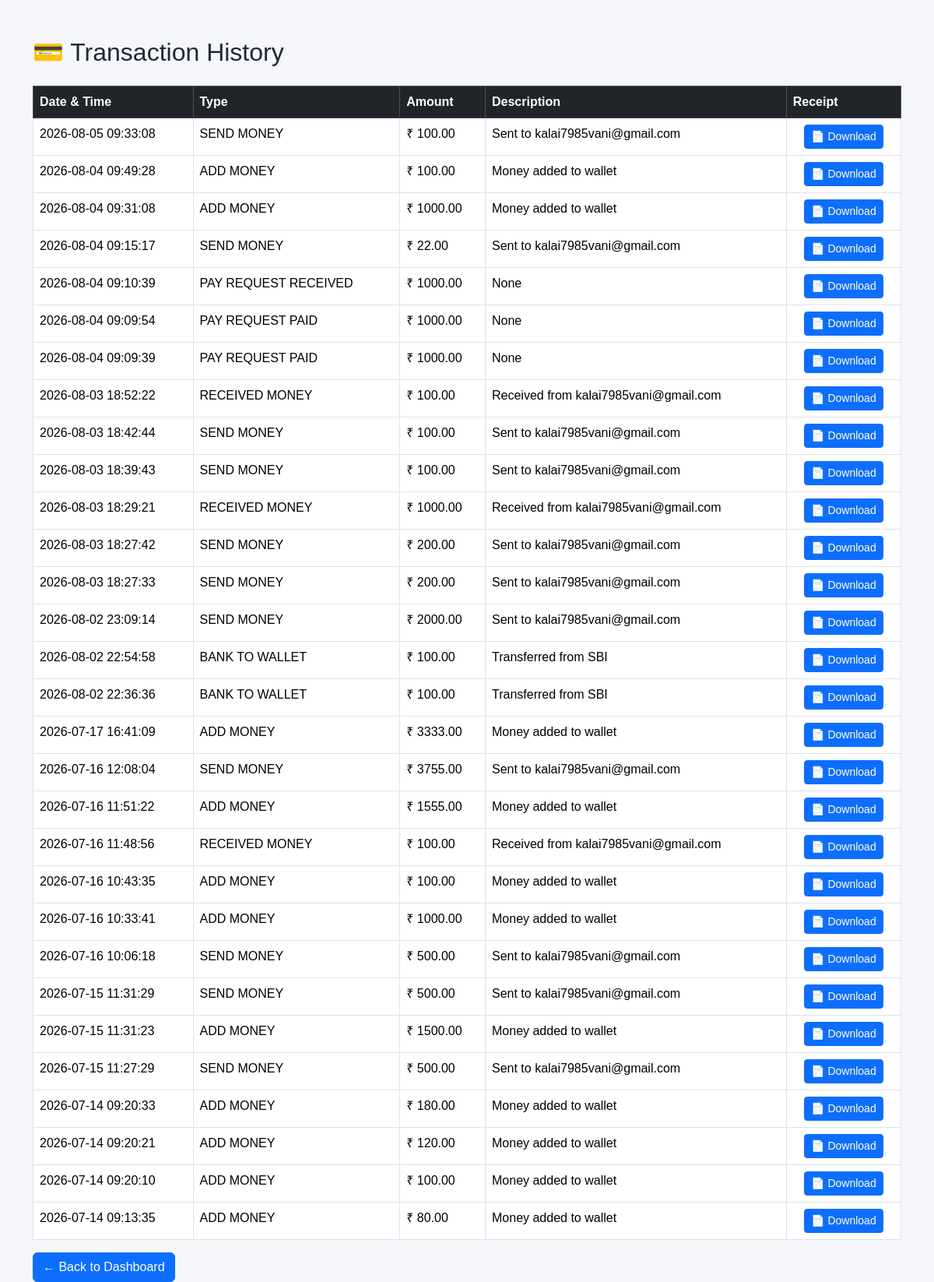
The page /transactions (signed in) on the database its author committed.
### tables this page shows
CREATE TABLE transactions (
    id INTEGER PRIMARY KEY AUTOINCREMENT,
    user_id INTEGER NOT NULL,
    transaction_type TEXT NOT NULL,
    amount REAL NOT NULL,
    description TEXT,
    created_at TIMESTAMP DEFAULT CURRENT_TIMESTAMP,
    FOREIGN KEY(user_id) REFERENCES users(id)
);

### app.py (the view)
@app.route("/transactions")
def transactions():
    if "user_id" not in session:
        return redirect(url_for("login"))
    conn = get_db_connection()
    cursor = conn.cursor()
    cursor.execute(
        """
        SELECT
            id,
            transaction_type,
            amount,
            description,
            datetime(created_at, '+5 hours', '+30 minutes') AS created_at
        FROM transactions
        WHERE user_id=?
        ORDER BY created_at DESC
        """,
        (session["user_id"],)
    )
    records = cursor.fetchall()
    conn.close()
    return render_template(
        "transactions.html",
        records=records
    )

### app.py (called while the page is built)
@app.before_request
def check_session_timeout():
    if request.endpoint in ["login", "register", "static"]:
        return
    if "user_id" in session:
        current_time = time.time()
        last_activity = session.get("last_activity", current_time)
        if current_time - last_activity > SESSION_TIMEOUT:
            session.clear()
            return redirect(url_for("login"))
        session["last_activity"] = current_time

def get_db_connection():
    conn = sqlite3.connect(
        DATABASE,
        timeout=30,
        check_same_thread=False
    )
    conn.row_factory = sqlite3.Row
    return conn

### templates/transactions.html (shortened to what this page needs)
{% extends "base.html" %}
{% block content %}
<div class="container mt-5">
    <h2 class="mb-4">
        💳 Transaction History
    </h2>
    {% if records %}
    <table class="table table-bordered table-hover">
        <thead class="table-dark">
            <tr>
                <th>Date & Time</th>
                <th>Type</th>
                <th>Amount</th>
                <th>Description</th>
                <th>Receipt</th>
            </tr>
        </thead>
        <tbody>
        {% for row in records %}
            <tr>
                <td>{{ row["created_at"] }}</td>
                <td>{{ row["transaction_type"] }}</td>
                <td>₹ {{ "%.2f"|format(row["amount"]) }}</td>
                <td>{{ row["description"] }}</td>
               <td class="text-center">
    <a href="{{ url_for('download_receipt', transaction_id=row['id']) }}"
       class="btn btn-sm btn-primary">
        📄 Download
    </a>
</td>
            </tr>
        {% endfor %}
        </tbody>
    </table>
    {% else %}
    <div class="alert alert-info">
        No transactions found.
    </div>
    {% endif %}
    <a href="{{ url_for('dashboard') }}"
       class="btn btn-primary">
        ← Back to Dashboard
    </a>
</div>
{% endblock %}

### templates/base.html (shortened to what this page needs)
<!DOCTYPE html>
<html lang="en">
<head>
    <link href="https://cdn.jsdelivr.net/npm/bootstrap@5.3.7/dist/css/bootstrap.min.css" rel="stylesheet">
    <link rel="stylesheet" href="{{ url_for('static', filename='css/style.css') }}">
    <link rel="stylesheet" href="{{ url_for('static', filename='css/auth.css') }}">
    <link rel="stylesheet" href="{{ url_for('static', filename='css/dashboard.css') }}">
</head>
<body>
    {% block content %}
    {% endblock %}
</body>
</html>

### static/css/style.css (style rules this page uses)
:root { --primary: #2563eb; --secondary: #1e40af; --accent: #10b981; --light: #f8fafc; --dark: #1f2937; --gray: #6b7280; }
body { margin: 0; font-family: Arial, Helvetica, sans-serif; background: var(--light); color: var(--dark); }

### static/css/auth.css (style rules this page uses)
* { margin:0; padding:0; box-sizing:border-box; }

### static/css/dashboard.css (style rules this page uses)
* { margin:0; padding:0; box-sizing:border-box; }
body { background:#f5f7fb; font-family:Arial, Helvetica, sans-serif; }

### rows shown on the page
transactions: created_at "2026-08-05 09:33:08", transaction_type "SEND MONEY", amount "100.00", description "Sent to kalai7985vani@gmail.com"
transactions: created_at "2026-08-04 09:49:28", transaction_type "ADD MONEY", amount "100.00", description "Money added to wallet"
transactions: created_at "2026-08-04 09:31:08", transaction_type "ADD MONEY", amount "1000.00", description "Money added to wallet"
transactions: created_at "2026-08-04 09:15:17", transaction_type "SEND MONEY", amount "22.00", description "Sent to kalai7985vani@gmail.com"
transactions: created_at "2026-08-04 09:10:39", transaction_type "PAY REQUEST RECEIVED", amount "1000.00", description "None"
transactions: created_at "2026-08-04 09:09:54", transaction_type "PAY REQUEST PAID", amount "1000.00", description "None"
transactions: created_at "2026-08-04 09:09:39", transaction_type "PAY REQUEST PAID", amount "1000.00", description "None"
transactions: created_at "2026-08-03 18:52:22", transaction_type "RECEIVED MONEY", amount "100.00", description "Received from kalai7985vani@gmail.com"
transactions: created_at "2026-08-03 18:42:44", transaction_type "SEND MONEY", amount "100.00", description "Sent to kalai7985vani@gmail.com"
transactions: created_at "2026-08-03 18:39:43", transaction_type "SEND MONEY", amount "100.00", description "Sent to kalai7985vani@gmail.com"
transactions: created_at "2026-08-03 18:29:21", transaction_type "RECEIVED MONEY", amount "1000.00", description "Received from kalai7985vani@gmail.com"
transactions: created_at "2026-08-03 18:27:42", transaction_type "SEND MONEY", amount "200.00", description "Sent to kalai7985vani@gmail.com"
transactions: created_at "2026-08-03 18:27:33", transaction_type "SEND MONEY", amount "200.00", description "Sent to kalai7985vani@gmail.com"
transactions: created_at "2026-08-02 23:09:14", transaction_type "SEND MONEY", amount "2000.00", description "Sent to kalai7985vani@gmail.com"
transactions: created_at "2026-08-02 22:54:58", transaction_type "BANK TO WALLET", amount "100.00", description "Transferred from SBI"
transactions: created_at "2026-08-02 22:36:36", transaction_type "BANK TO WALLET", amount "100.00", description "Transferred from SBI"
transactions: created_at "2026-07-17 16:41:09", transaction_type "ADD MONEY", amount "3333.00", description "Money added to wallet"
transactions: created_at "2026-07-16 12:08:04", transaction_type "SEND MONEY", amount "3755.00", description "Sent to kalai7985vani@gmail.com"
transactions: created_at "2026-07-16 11:51:22", transaction_type "ADD MONEY", amount "1555.00", description "Money added to wallet"
transactions: created_at "2026-07-16 11:48:56", transaction_type "RECEIVED MONEY", amount "100.00", description "Received from kalai7985vani@gmail.com"
transactions: created_at "2026-07-16 10:43:35", transaction_type "ADD MONEY", amount "100.00", description "Money added to wallet"
transactions: created_at "2026-07-16 10:33:41", transaction_type "ADD MONEY", amount "1000.00", description "Money added to wallet"
transactions: created_at "2026-07-16 10:06:18", transaction_type "SEND MONEY", amount "500.00", description "Sent to kalai7985vani@gmail.com"
transactions: created_at "2026-07-15 11:31:29", transaction_type "SEND MONEY", amount "500.00", description "Sent to kalai7985vani@gmail.com"
transactions: created_at "2026-07-15 11:31:23", transaction_type "ADD MONEY", amount "1500.00", description "Money added to wallet"
transactions: created_at "2026-07-15 11:27:29", transaction_type "SEND MONEY", amount "500.00", description "Sent to kalai7985vani@gmail.com"
transactions: created_at "2026-07-14 09:20:33", transaction_type "ADD MONEY", amount "180.00", description "Money added to wallet"
transactions: created_at "2026-07-14 09:20:21", transaction_type "ADD MONEY", amount "120.00", description "Money added to wallet"
transactions: created_at "2026-07-14 09:20:10", transaction_type "ADD MONEY", amount "100.00", description "Money added to wallet"
transactions: created_at "2026-07-14 09:13:35", transaction_type "ADD MONEY", amount "80.00", description "Money added to wallet"
